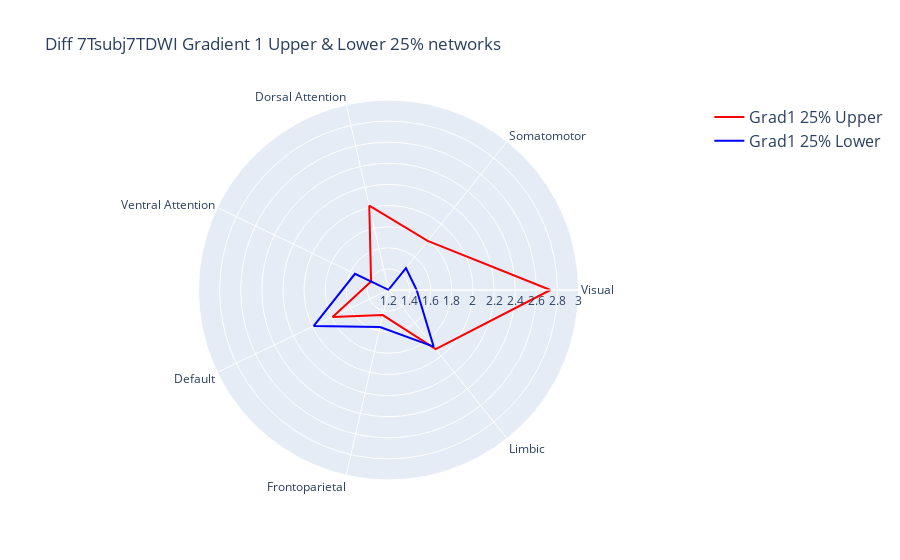

Notebook cell for this chart:
### Code cell
fig = go.Figure()

fig.add_trace(go.Scatterpolar(r=grad1_25_network_df['Grad1 25% Upper'].values.tolist() + grad1_25_network_df['Grad1 25% Upper'].values.tolist()[:1], theta=grad1_25_network_df['networks'].tolist() + grad1_25_network_df['networks'].tolist()[:1], mode = 'lines', line_color = 'red', name='Grad1 25% Upper'))
fig.add_trace(go.Scatterpolar(r=grad1_25_network_df['Grad1 25% Lower'].values.tolist() + grad1_25_network_df['Grad1 25% Lower'].values.tolist()[:1], theta=grad1_25_network_df['networks'].tolist() + grad1_25_network_df['networks'].tolist()[:1], mode = 'lines', line_color = 'blue', name='Grad1 25% Lower'))

fig.update_layout(polar=dict(radialaxis=dict(visible=True, range=[1.2, 3.0])),title = 'Diff 7Tsubj7TDWI Gradient 1 Upper & Lower 25% networks', showlegend=True, legend_font_size=16)

fig.show()
fig.write_image(fig_path+'Diff_7Tsubj7TDWI_Gradient1_Upper&Lower_25%_networks.png')

### Figure 1 — Plotly figure (JSON) as saved in the notebook; plotly's stock layout.template omitted (floating-point values rounded to 4 significant figures)
{"data": [{"line": {"color": "red"}, "mode": "lines", "name": "Grad1 25% Upper", "r": [2.734, 1.795, 2.019, 1.383, 1.788, 1.444, 1.917, 2.734], "theta": ["Visual", "Somatomotor", "Dorsal Attention", "Ventral Attention", "Default", "Frontoparietal", "Limbic", "Visual"], "type": "scatterpolar"}, {"line": {"color": "blue"}, "mode": "lines", "name": "Grad1 25% Lower", "r": [1.467, 1.465, 1.202, 1.553, 1.986, 1.559, 1.886, 1.467], "theta": ["Visual", "Somatomotor", "Dorsal Attention", "Ventral Attention", "Default", "Frontoparietal", "Limbic", "Visual"], "type": "scatterpolar"}], "layout": {"autosize": true, "legend": {"font": {"size": 16}}, "polar": {"angularaxis": {"type": "category"}, "radialaxis": {"autorange": false, "range": [1.2, 3], "type": "linear", "visible": true}}, "showlegend": true, "title": {"text": "Diff 7Tsubj7TDWI Gradient 1 Upper & Lower 25% networks"}}}
